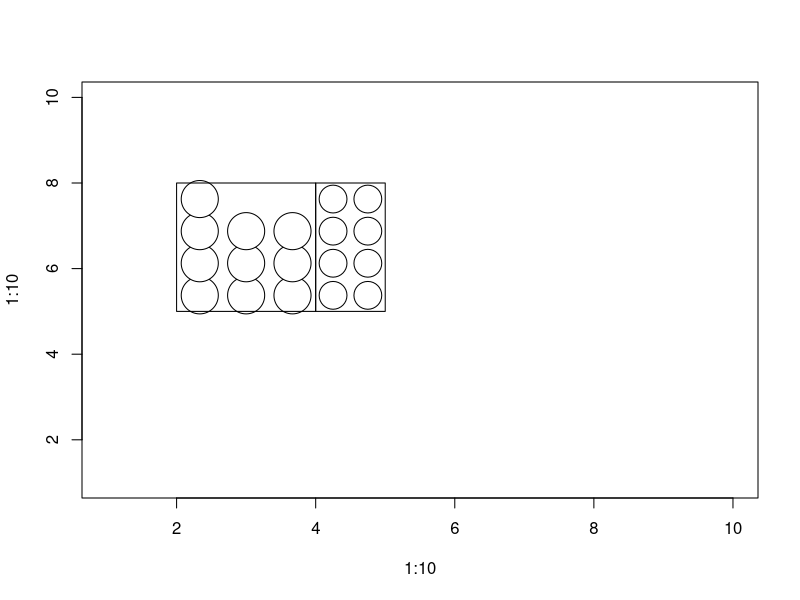

This chart was generated by the following R code:
library(plotrix)


### Name: multsymbolbox
### Title: Draw boxes filled with symbols
### Aliases: multsymbolbox
### Keywords: aplot

### ** Examples

 plot(1:10,1:10,type="n")
 multsymbolbox(c(2,4),5,c(4,5),8,tot=c(10,8))
